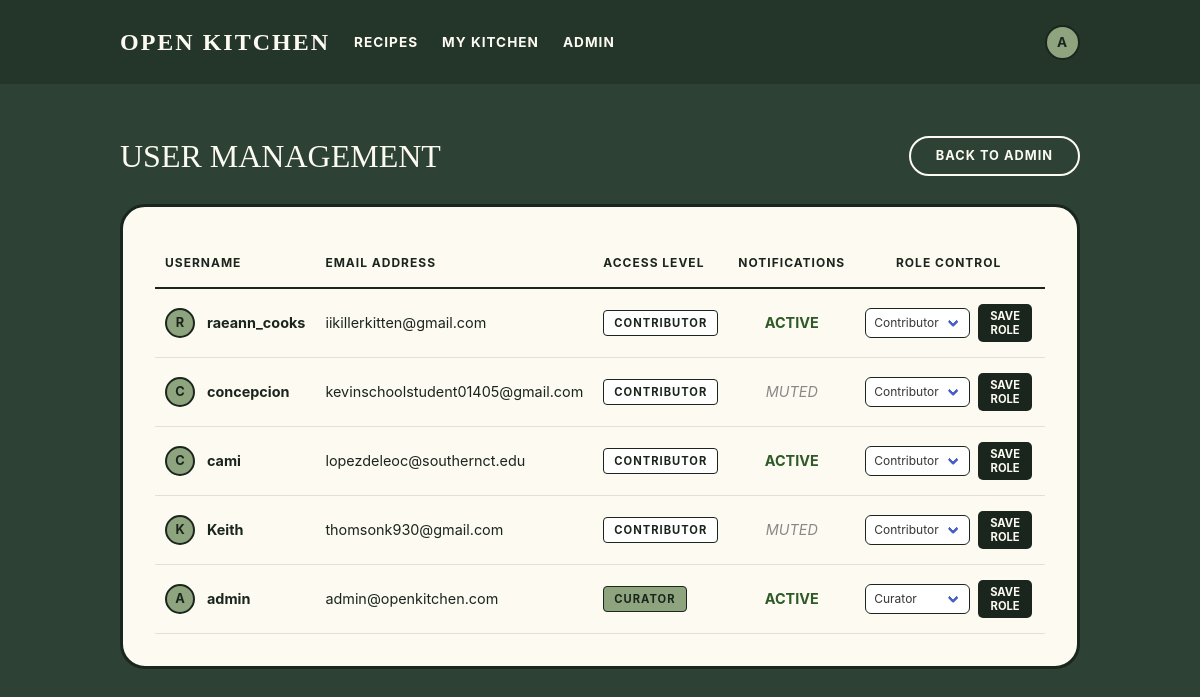
/admin/users (signed in), run on an earlier commit of the app's database.
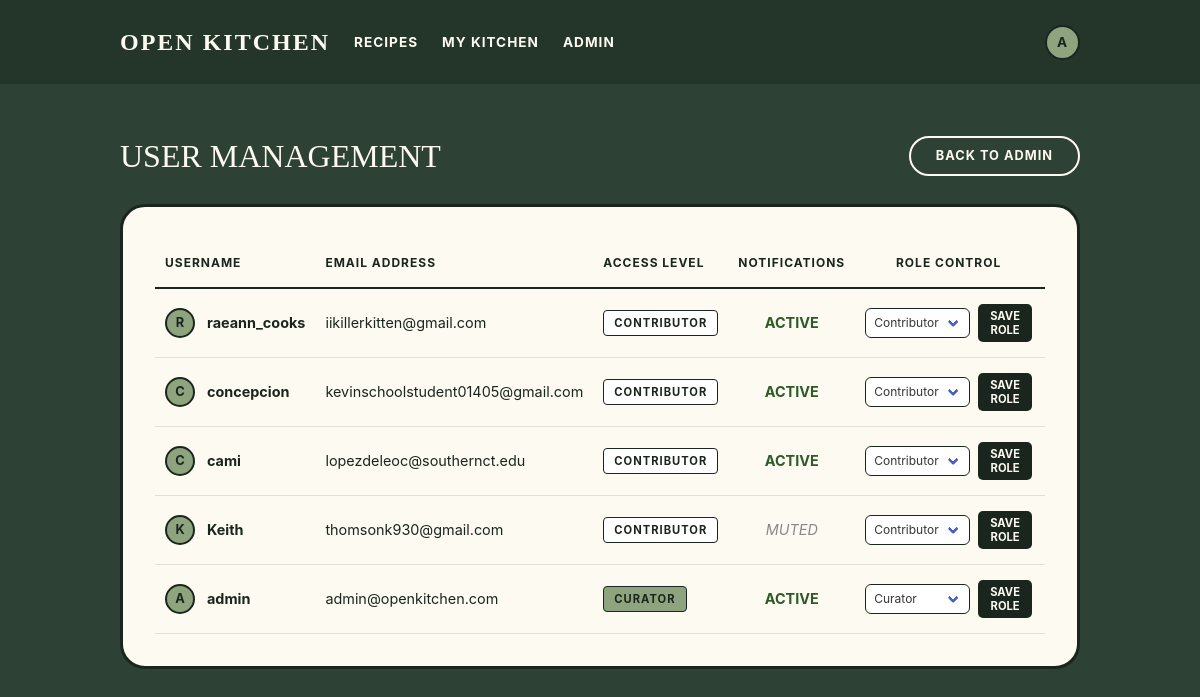
And on a later commit of the database.
### tables this page shows
CREATE TABLE users (
    id INTEGER PRIMARY KEY AUTOINCREMENT,
    username TEXT UNIQUE NOT NULL,
    email TEXT UNIQUE NOT NULL,
    password_hash TEXT NOT NULL,
    role_id INTEGER NOT NULL DEFAULT 1,
    notifications_enabled INTEGER DEFAULT 1,
    created_at DATETIME DEFAULT CURRENT_TIMESTAMP,
    updated_at DATETIME, reset_code TEXT, reset_code_expires DATETIME,
    FOREIGN KEY (role_id) REFERENCES roles(id)
);

CREATE TABLE roles (
    id INTEGER PRIMARY KEY,
    name TEXT UNIQUE NOT NULL
);

### app/admin.py (the view)
@bp.route('/users')
@curator_required
def users():
    all_users = User.get_all()
    roles = Role.get_all()
    return render_template('admin/users.html', users=all_users, roles=roles)

### app/auth.py (called while the page is built)
@bp.before_app_request
def load_logged_in_user():
    user_id = session.get('user_id')
    if user_id is None:
        g.user = None
    else:
        g.user = User.get_by_id(user_id)

def curator_required(view):
    @functools.wraps(view)
    def wrapped_view(**kwargs):
        if g.user is None:
            return redirect(url_for('auth.login'))
        if g.user['role_name'] != 'Curator':
            flash('Access denied. Curator role required.')
            return redirect(url_for('index'))
        return view(**kwargs)
    return wrapped_view

### app/db.py (called while the page is built)
def get_db():
    if 'db' not in g:
        g.db = sqlite3.connect(
            current_app.config['DATABASE'],
            detect_types=sqlite3.PARSE_DECLTYPES
        )
        g.db.row_factory = sqlite3.Row
        g.db.execute('PRAGMA foreign_keys = ON')
    return g.db

### app/models/user.py (called while the page is built)
    @staticmethod
    def get_by_id(user_id):
        db = get_db()
        return db.execute(
            'SELECT u.*, r.name as role_name FROM users u '
            'JOIN roles r ON u.role_id = r.id '
            'WHERE u.id = ?', (user_id,)
        ).fetchone()

### app/templates/admin/users.html (shortened to what this page needs)
{% extends 'base.html' %}
{% block content %}
<div class="level mb-5">
    <div class="level-left">
        <h1 class="admin-title">User Management</h1>
    </div>
    <div class="level-right">
        <a href="{{ url_for('admin.index') }}" class="btn-pill is-outline-light">
            BACK TO ADMIN
        </a>
    </div>
</div>
<div class="registry-card">
    <div class="table-container">
        <table class="user-table">
            <thead>
                <tr>
                    <th>Username</th>
                    <th>Email Address</th>
                    <th>Access Level</th>
                    <th style="text-align: center;">Notifications</th>
                    <th style="text-align: center;">Role Control</th>
                    <th style="text-align: center;">Actions</th>
                </tr>
            </thead>
            <tbody>
            {% for user in users %}
                <tr>
                    <td>
                        <div class="is-flex is-align-items-center">
                            <div class="avatar is-small mr-3">
                                {{ user.username[0].upper() }}
                            </div>
                            <span style="font-weight: bold;">{{ user.username }}</span>
                        </div>
                    </td>
                    <td>{{ user.email }}</td>
                    <td>
                        <span class="status-pill {% if user.role_name == 'Curator' %}role-curator{% else %}role-user{% endif %}">
                            {{ user.role_name }}
                        </span>
                    </td>
                    <td style="text-align: center;">
                        {% if user.notifications_enabled %}
                        <span class="notif-enabled">ACTIVE</span>
                        {% else %}
                        <span class="notif-disabled">MUTED</span>
                        {% endif %}
                    </td>
                    <td style="text-align: center;">
                        <form method="post" action="{{ url_for('admin.update_role', id=user.id) }}" style="display: flex; gap: 8px; align-items: center; justify-content: center;">
                            <div class="select is-small">
                                <select name="role_id" style="border: 1px solid var(--border-dark); border-radius: 6px;">
                                    {% for role in roles %}
                                    <option value="{{ role.id }}" {% if role.id == user.role_id %}selected{% endif %}>{{ role.name }}</option>
                                    {% endfor %}
                                </select>
                            </div>
                            <button type="submit" class="btn-action">
                                SAVE ROLE
                            </button>
                        </form>
                    </td>
                    <td style="text-align: center;">
                    </td>
                </tr>
            {% endfor %}
            </tbody>
        </table>
    </div>
</div>
{% endblock %}

What changed in the data, as far as the page shows it:
changed users "concepcion": notifications_enabled "MUTED" → "ACTIVE"
